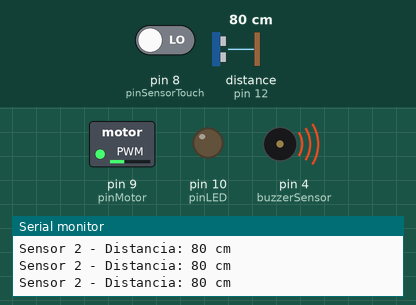
Simulated run of this sketch. Board: Arduino Uno, built with avr-gcc and run on an emulated ATmega328P. Parts: switched loads named in the sketch (green lamp = pin HIGH), output pins drawn as LEDs (lit = HIGH), buzzer (waves = sounding, pin HIGH), the last lines printed to the serial monitor. Wiring (inferred from the names in the program): ultrasonic range finder: trigger pin 13; echo pin 12. Inputs (shaded band) come from the test bench; at power-on: distance to the obstacle (sensor on pin 12) 80 cm, pin 8 (pinSensorTouch) LOW. The echo pulse lasts 58.3 µs per cm; pins used as bus, display or sensor lines are not drawn.

Above: at 1.2 s.
1.3 s: distance to the obstacle (sensor on pin 12) set to 22 cm
2.8 s: distance to the obstacle (sensor on pin 12) set to 18 cm
At 4.1 s:
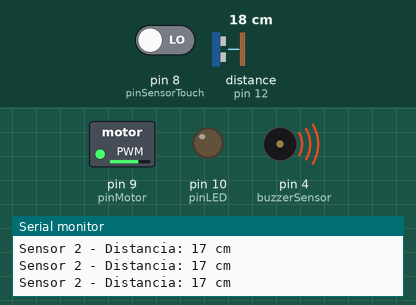
4.4 s: pin 8 (pinSensorTouch) driven HIGH
At 5.7 s:
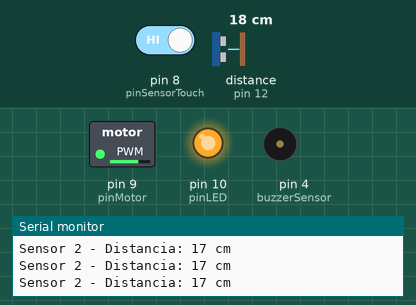
6.0 s: distance to the obstacle (sensor on pin 12) set to 12 cm
7.5 s: distance to the obstacle (sensor on pin 12) set to 9 cm
At 8.1 s:
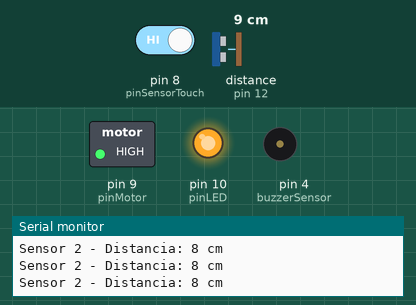
9.0 s: pin 8 (pinSensorTouch) driven LOW
At 9.7 s:
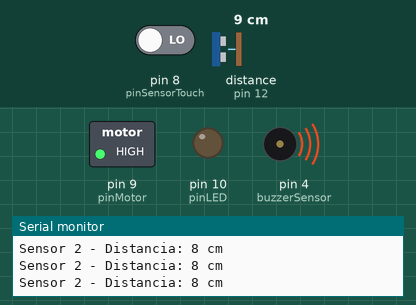
Timing chart, 0 to 11.5 s (numbered marks = the images above; inputs shaded):
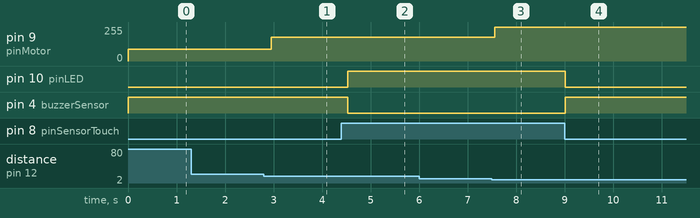

Measured:
- the behaviour switches between 20 and 19 cm on distance to the obstacle (sensor on pin 12) (found by bisection; images 0 and 1)
- the behaviour switches between 11 and 10 cm on distance to the obstacle (sensor on pin 12) (found by bisection; images 2 and 3)
- after the input at 2.8 s, pin 9 (pinMotor): 90/255 → 180/255 after 0.15 s
- after the input at 4.4 s, pin 10 (pinLED): LOW → HIGH after 0.13 s; pin 4 (buzzerSensor): HIGH → LOW after 0.13 s
- after the input at 7.5 s, pin 9 (pinMotor): 180/255 → 255/255 after 0.06 s
- after the input at 9.0 s, pin 10 (pinLED): HIGH → LOW at once; pin 4 (buzzerSensor): LOW → HIGH at once

The sketch:

poc.ino
```cpp
const int buzzerSensor = 4;   // Pino I/O do buzzer
const int pinSensorTouch = 8; // Pino I/O do sensor capacitivo touch
const int pinMotor = 9;       // Pino I/O do motor de vibr-ação
const int pinLED = 10;        // Pino do LED
const int trigPin2 = 13;      // Pin de envio (trigger) do sensor ultrassonico
const int echoPin2 = 12;      // Pin de recebimento (echo) do sensor ultrassônico

long distancia;
long distancia2;
long duration;

void setup()
{
  pinMode(buzzerSensor, OUTPUT);
  pinMode(pinMotor, OUTPUT);
  pinMode(pinSensorTouch, INPUT);
  pinMode(trigPin2, OUTPUT);
  pinMode(echoPin2, INPUT);
  pinMode(pinLED, OUTPUT);

  Serial.begin(9600);
}

void loop()
{


  if (digitalRead(pinSensorTouch) == HIGH) {
    digitalWrite(pinLED, HIGH);
    digitalWrite(buzzerSensor, LOW);
  }
  else{
      digitalWrite(pinLED, LOW);
    digitalWrite(buzzerSensor, HIGH);

  }
  distancia2 = atividadeSensor(trigPin2, echoPin2);


  Serial.print("Sensor 2 - Distancia: ");
  Serial.print(distancia2);
  Serial.println(" cm");

  if(distancia2 < 10 ){
    analogWrite(pinMotor, 255);
    delay(10);

  }else if (distancia2 < 20 ){
    analogWrite(pinMotor, 180);
    delay(30);
  }else{
    analogWrite(pinMotor, 90);
    delay(60);
  }

  delay(100);
}

long microssegundosParaCentimetros(long microssegundos){
	return microssegundos / 29 / 2;
}


long atividadeSensor(int trig, int echo){
  digitalWrite(trig, LOW);
  delayMicroseconds(2);
  digitalWrite(trig, HIGH);
  delayMicroseconds(10);
  digitalWrite(trig, LOW);
  duration = pulseIn(echo, HIGH);
  return distancia = microssegundosParaCentimetros(duration);
}
```
